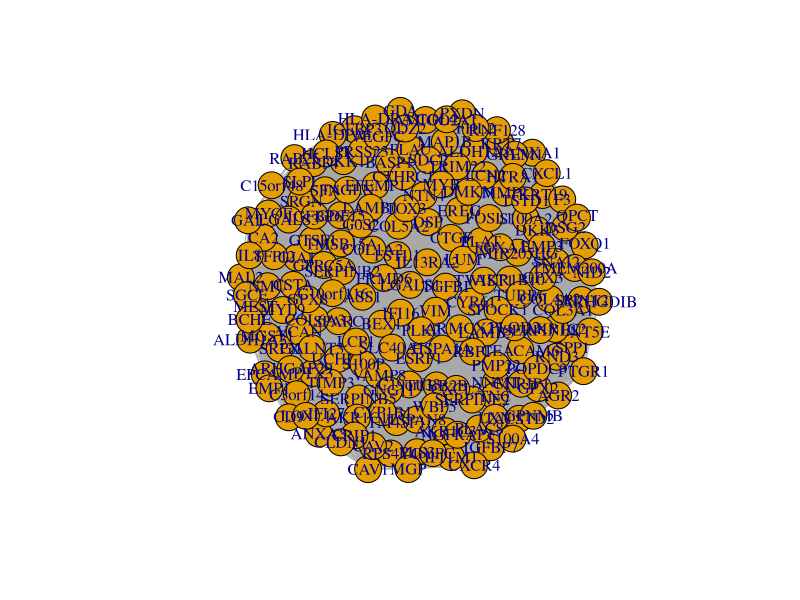
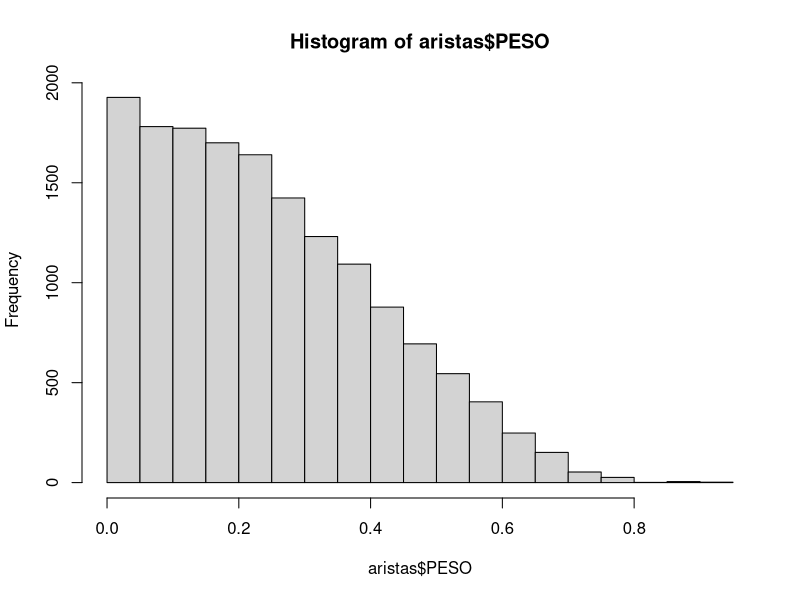
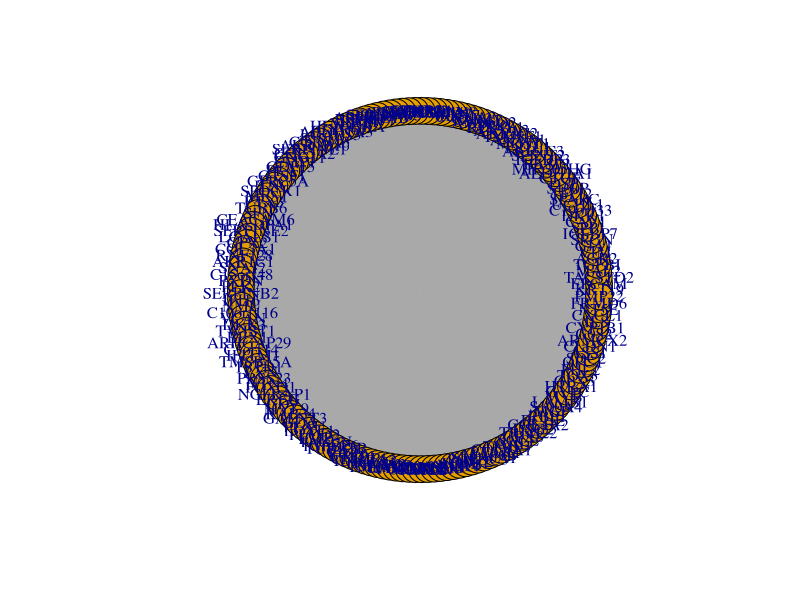
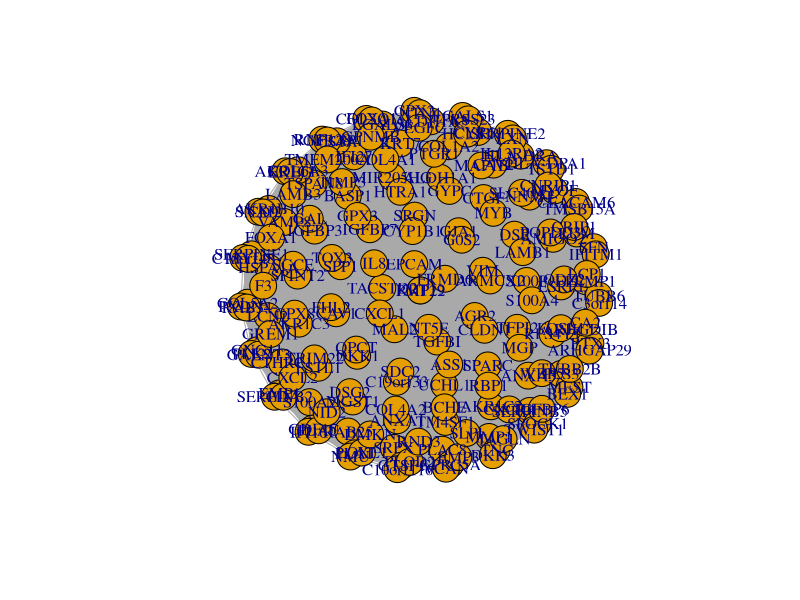
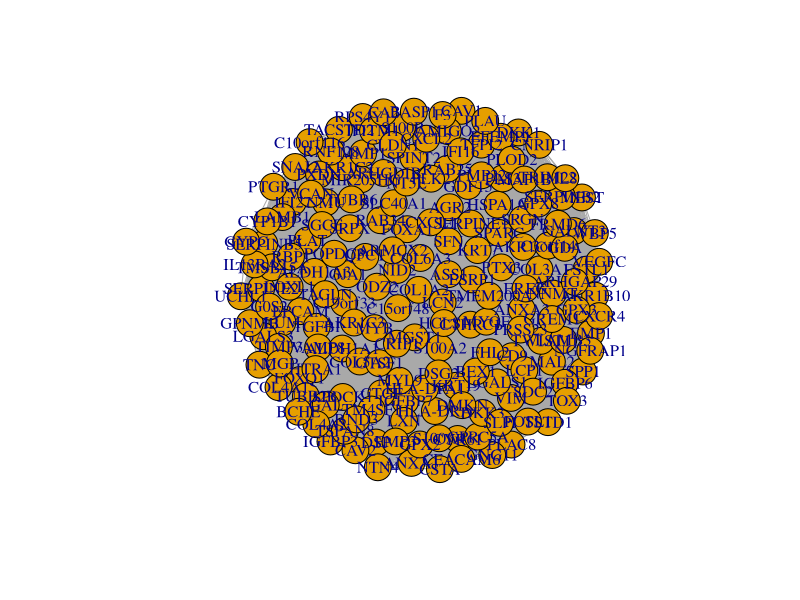
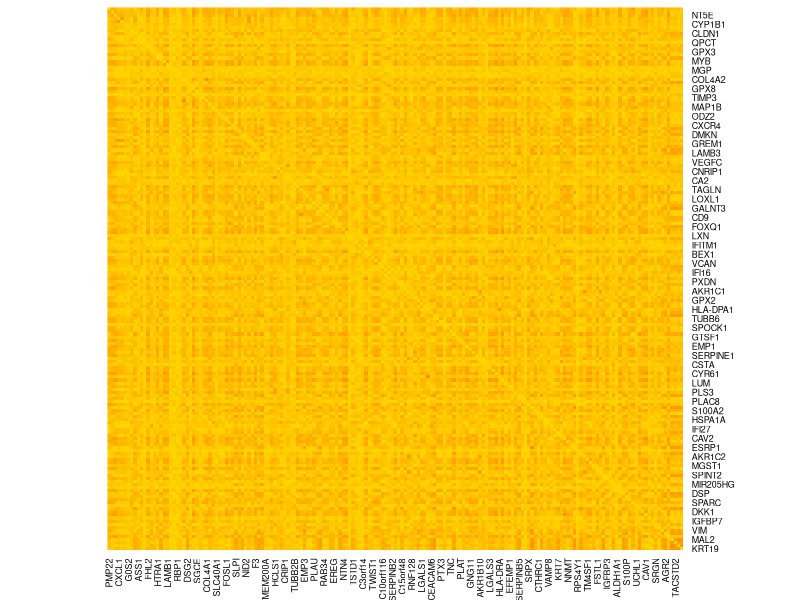
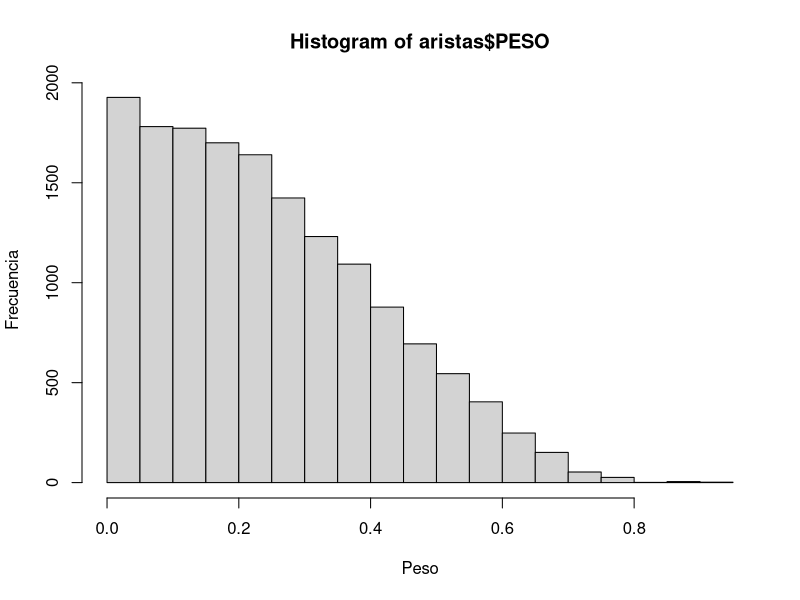
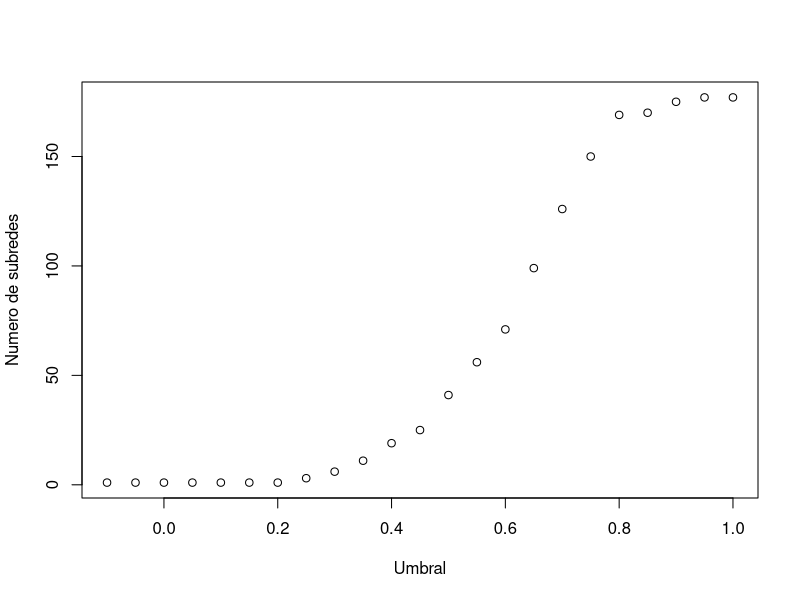

Here is the R script that generated these plots, in order:
## ---- chunk 1
#install.packages("igraph")
#install.packages("readxl")
library(igraph)
library(readxl)
## ---- chunk 2
aristas <- read_excel("./Dataset1.xlsx", 
                    sheet = "WeigthedNetwork")
nodos <- read_excel("./Dataset1.xlsx", 
                    sheet = "NetworkNodes")
grafo <- 
  graph_from_data_frame(d = aristas,  directed=F, vertices = nodos)
## ---- chunk 3
V(grafo)
E(grafo)
class(grafo)
head(grafo)
## ---- chunk 4
plot(grafo)
## ---- chunk 5
hist(aristas$PESO)
mean(aristas$PESO)
sd(aristas$PESO)
## ---- chunk 6
l <- layout_in_circle(grafo)
plot(grafo, layout=l)

## ---- chunk 7
e <- layout_on_sphere(grafo)
plot(grafo, layout=e)
## ---- chunk 8
fr <- layout_with_fr(grafo)
plot(grafo, layout=fr)
## ---- chunk 9
#matriz
netm <- get.adjacency(grafo, attr="PESO", sparse=F)
colnames(netm) <- nodos$NODOS
rownames(netm) <- nodos$NODOS
palf <- colorRampPalette(c("gold", "dark orange")) 

heatmap(netm[,177:1], Rowv = NA, Colv = NA, col = palf(100), 
        scale="none", margins=c(3,1) )

## ---- chunk 10
hist(aristas$PESO, xlab = "Peso", ylab = "Frecuencia")
## ---- chunk 11
umbral = seq(-0.1 , 1, by=0.05)
no = c(0)
ar = c(0)
i=1
for (x in umbral){
  gf <- delete_edges(grafo, E(grafo)[PESO<x])
  no[i] <- clusters(gf)$no #vector con el numero de clusters
  ar[i] <- edge_density(gf)
  i= i+1
}

plot (x= umbral, y =no, xlab = "Umbral" ,ylab ="Numero de subredes")
plot (x= umbral, y =ar, xlab = "Umbral" ,ylab ="Densidad de aristas")
## ---- chunk 12
g4 <- delete_edges(grafo, E(grafo)[PESO<0.4])
## ---- chunk 13
V(g4)
E(g4)
plot(g4)
## ---- chunk 14
netm <- get.adjacency(g4, attr="PESO", sparse=F)
colnames(netm) <- nodos$NODOS
rownames(netm) <- nodos$NODOS
palf <- colorRampPalette(c("gold", "dark orange")) 

heatmap(netm[,177:1], Rowv = NA, Colv = NA, col = palf(100), 
        scale="none", margins=c(3,1) )
## ---- chunk 15
distM <- shortest.paths(g4, weights = E(g4)$PESO)
distM
